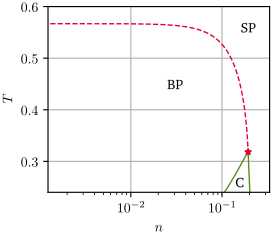

The Python source for this figure:
# -*- coding: utf-8 -*-
"""
@author Martin Jakob Steil
@date 2023-08-04T11:51
@brief Plots of different solutions of the euler equation with gravity (ee_grav)
"""

import sys, os
sys.path.append(os.path.join(os.path.dirname(__file__), '../../graphics/'))
from plot_utils import *

import numpy as np
import json
import matplotlib.patches as patches

## ************ Data import and processing ************ ##

with open('gn_gl_ntPD.json') as json_file:
    raw = json.load(json_file)

dat=raw["dat"]

## ************ Figure ************ ##
fig, ax00 = plt.subplots()
    
# Styling
plot_styles={'linewidth': 1.,'linestyle':'-'}
plot_styles2={'linewidth': 1.,'linestyle':'--'}
point_styles={'linestyle': 'none','marker': '*','markersize': 5}


ax00.semilogx(dat[0][0],dat[0][1],c=colors[1],**plot_styles2)

ax00.semilogx(dat[1][0],dat[1][1],c=colors[2],**plot_styles)
ax00.semilogx(dat[2][0],dat[2][1],c=colors[2],**plot_styles)
ax00.semilogx([dat[0][0][-1]],[dat[0][1][-1]],c=colors[1],**point_styles)

ax00.set_ylim(0.24,0.6)
ax00.set_xlabel("$n$")
ax00.set_ylabel("$T$")


ax00.text(0.025, 0.44, r'BP', fontsize=font_size)
ax00.text(0.16, 0.55, r'SP', fontsize=font_size)

ax00.text(0.14, 0.25, r'C', fontsize=font_size)

# Export
set_height_singleCol(fig, height=6)

save_plot(fig, 'gn_gl_ntPD.pdf')
